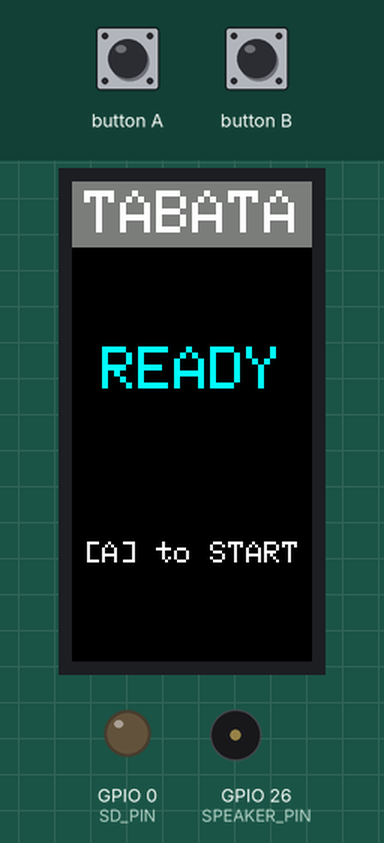
Simulated run of this sketch. Board: ESP32. On the bench: 80×160 colour display, output pins drawn as LEDs (lit = HIGH), buzzer (waves = sounding). The test bench sets the inputs (shaded band).

Above: at 1.3 s.
1.4 s: button A pressed for 0.15 s
At 2.1 s:
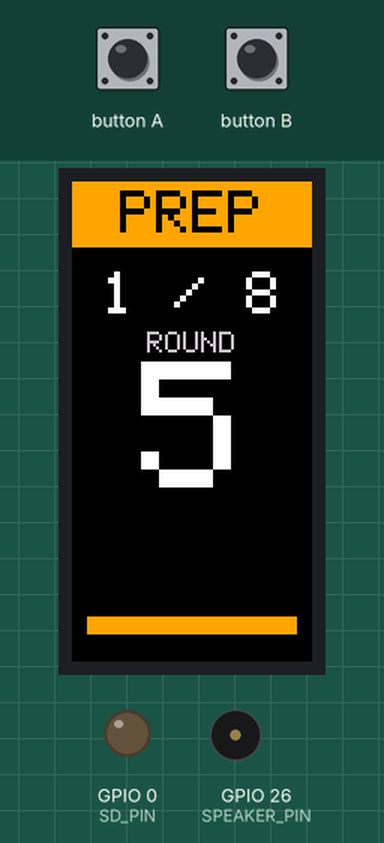
4.5 s: button A pressed for 1 s
At 6.0 s:
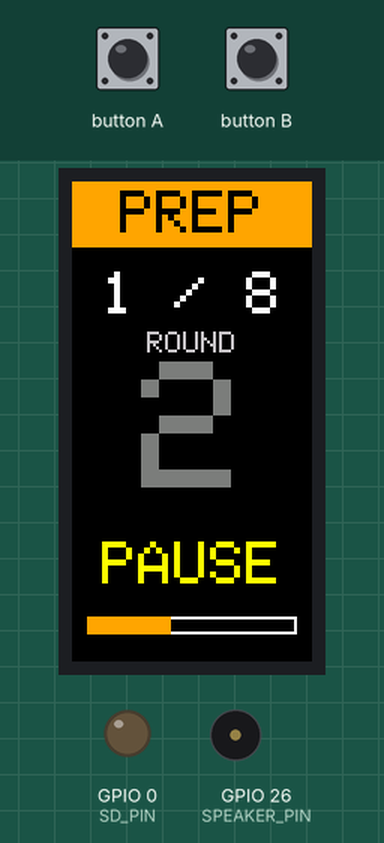
7.0 s: button A pressed for 0.15 s
At 9.9 s:
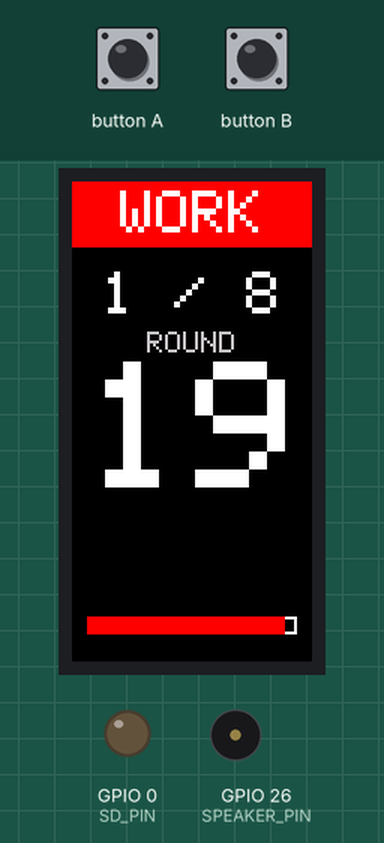
10.1 s: button A pressed for 3.2 s
At 11.4 s:
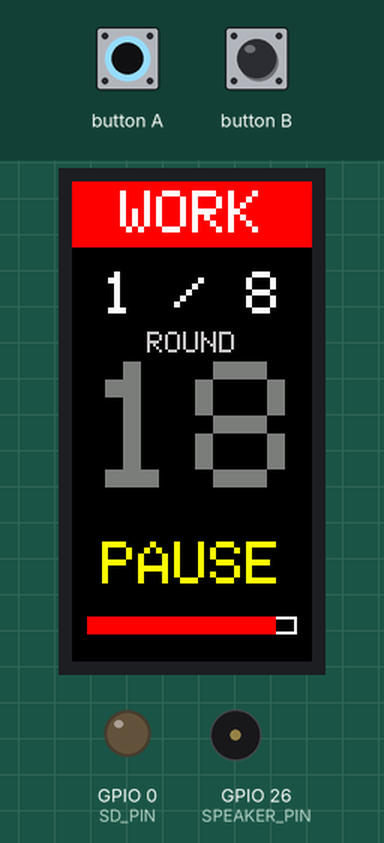
14.8 s: button B pressed for 0.15 s
At 16.1 s:
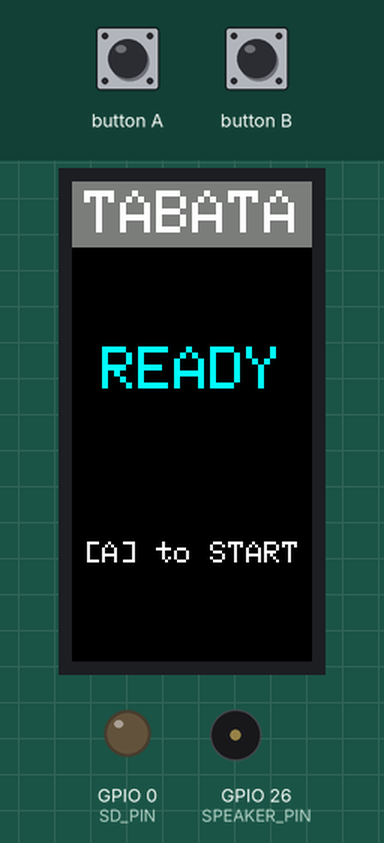
Timing chart, 0 to 17.4 s (numbered marks = the images above; inputs shaded):
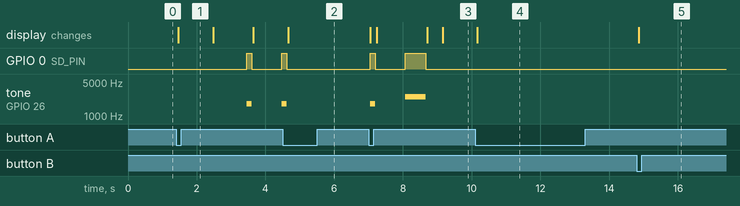

The sketch:

TabataTimer.ino
```cpp
#include <M5StickC.h>

// Pins for Speaker HAT
const int SPEAKER_PIN = 26;
const int SD_PIN = 0;

// Tabata settings
const int WORK_TIME = 20;
const int REST_TIME = 10;
const int PREP_TIME = 5;
const int ROUNDS = 8;

enum State { READY, PREP, WORK, REST, FINISHED };

State currentState = READY;
State lastState = FINISHED;
int lastTimerValue = -1;
int currentRound = 1;
int timerValue = 0;
unsigned long lastTick = 0;
bool paused = false;
unsigned long inactivityStart = 0;

// Audio Configuration
const uint8_t LEDC_CHANNEL = 0;
const uint8_t LEDC_RESOLUTION = 8;

// Sprite for Double Buffering
TFT_eSprite canvas = TFT_eSprite(&M5.Lcd);

void setup() {
  M5.begin();
  M5.Lcd.setRotation(0);

  canvas.createSprite(80, 160);
  canvas.setRotation(0);

  pinMode(SD_PIN, OUTPUT);
  digitalWrite(SD_PIN, LOW);

  ledcSetup(LEDC_CHANNEL, 2000, LEDC_RESOLUTION);
  ledcAttachPin(SPEAKER_PIN, LEDC_CHANNEL);

  M5.Lcd.fillScreen(BLACK);
}

void playTone(int freq, int duration) {
  if (freq > 0) {
    digitalWrite(SD_PIN, HIGH);
    ledcWriteTone(LEDC_CHANNEL, freq);
    delay(duration);
    ledcWriteTone(LEDC_CHANNEL, 0);
    digitalWrite(SD_PIN, LOW);
  } else {
    delay(duration);
  }
}

void beepShort() { playTone(1800, 150); }
void beepMid()   { playTone(1200, 300); }
void beepStart() { playTone(2500, 600); }

void playFanfare() {
  playTone(523, 150); // C5
  playTone(659, 150); // E5
  playTone(784, 150); // G5
  playTone(1046, 400); // C6
  delay(100);
  playTone(784, 150); // G5
  playTone(1046, 600); // C6
}

void drawUI() {
  canvas.fillSprite(BLACK);

  uint16_t headColor = DARKGREY;
  if (currentState == PREP) headColor = ORANGE;
  if (currentState == WORK) headColor = RED;
  if (currentState == REST) headColor = GREEN;
  if (currentState == FINISHED) headColor = BLUE;

  canvas.fillRect(0, 0, 80, 22, headColor);
  canvas.setTextColor(currentState == REST || (currentState == PREP && headColor == ORANGE) ? BLACK : WHITE);
  canvas.setTextSize(2);

  const char* title = "TABATA";
  if (currentState == PREP) title = "PREP";
  if (currentState == WORK) title = "WORK";
  if (currentState == REST) title = "REST";
  if (currentState == FINISHED) title = "DONE";
  canvas.drawCentreString(title, 40, 3, 1);

  if (currentState == READY) {
    canvas.setTextColor(CYAN);
    canvas.setTextSize(2);
    canvas.drawCentreString("READY", 40, 55, 1);
    canvas.setTextColor(WHITE);
    canvas.setTextSize(1);
    canvas.drawCentreString("[A] to START", 40, 120, 1);
  } else if (currentState == FINISHED) {
    canvas.setTextColor(YELLOW);
    canvas.setTextSize(2);
    canvas.drawCentreString("FINISH", 40, 50, 1);
    canvas.setTextColor(WHITE);
    canvas.setTextSize(1);
    canvas.drawCentreString("Good job!", 40, 80, 1);
    canvas.drawCentreString("[B] to RESET", 40, 120, 1);
  } else {
    // Round indicator - MADE LARGER AND MORE VISIBLE
    canvas.setTextColor(WHITE);
    canvas.setTextSize(2);
    char roundStr[16];
    sprintf(roundStr, "%d / %d", currentRound, ROUNDS);
    canvas.drawCentreString(roundStr, 40, 30, 1);
    canvas.setTextSize(1);
    canvas.setTextColor(LIGHTGREY);
    canvas.drawCentreString("ROUND", 40, 50, 1);

    // Progress Bar
    int total = (currentState == WORK) ? WORK_TIME : (currentState == PREP ? PREP_TIME : REST_TIME);
    int progressWidth = map(timerValue, 0, total, 0, 70);
    canvas.drawRect(5, 145, 70, 6, WHITE);
    uint16_t barColor = (currentState == WORK ? RED : (currentState == PREP ? ORANGE : GREEN));
    canvas.fillRect(5, 145, progressWidth, 6, barColor);

    // Large Timer
    uint16_t timerColor = (paused) ? DARKGREY : (timerValue <= 3 ? RED : WHITE);
    canvas.setTextColor(timerColor);
    canvas.setTextSize(6);
    int xPos = (timerValue >= 10) ? 5 : 23;
    canvas.setCursor(xPos, 60); // Moved up to 60 to avoid overlap
    canvas.print(timerValue);

    if (paused) {
      canvas.setTextColor(YELLOW);
      canvas.setTextSize(2);
      canvas.drawCentreString("PAUSE", 40, 120, 1);
    }
  }

  canvas.pushSprite(0, 0);
}

void loop() {
  M5.update();

  bool interaction = false;

  if (M5.BtnA.wasPressed()) {
    interaction = true;
    if (currentState == READY) {
      currentState = PREP;
      timerValue = PREP_TIME;
      lastTick = millis();
    } else if (currentState != FINISHED) {
      paused = !paused;
    }
  }

  if (M5.BtnB.wasPressed()) {
    interaction = true;
    currentState = READY;
    currentRound = 1;
    timerValue = 0;
    paused = false;
  }

  drawUI();

  // Auto Power-Off Logic
  if (currentState == READY || currentState == FINISHED) {
    if (inactivityStart == 0 || interaction) {
      inactivityStart = millis();
    }
    if (millis() - inactivityStart > 60000) { // 1 minute
      M5.Axp.PowerOff();
    }
  } else {
    inactivityStart = 0; // Reset when active
  }

  if (currentState != READY && currentState != FINISHED && !paused) {
    if (millis() - lastTick >= 1000) {
      lastTick = millis();
      timerValue--;

      if (timerValue >= 1 && timerValue <= 3) {
        beepShort();
      }

      if (timerValue == 0) {
        if (currentState == PREP) {
          currentState = WORK;
          timerValue = WORK_TIME;
          beepStart();
        } else if (currentState == WORK) {
          // CHECK IF LAST ROUND
          if (currentRound >= ROUNDS) {
            currentState = FINISHED;
            drawUI(); // Force draw before fanfare delays
            playFanfare();
          } else {
            currentState = REST;
            timerValue = REST_TIME;
            beepMid();
          }
        } else if (currentState == REST) {
          currentRound++;
          currentState = WORK;
          timerValue = WORK_TIME;
          beepStart();
        }
      }
    }
  }
  delay(10);
}
```

Measured:
- after the input at 1.4 s, GPIO 0 (SD_PIN): LOW → HIGH after 2.0 s, → LOW 0.15 s later, → HIGH 0.87 s later; tone on GPIO 26 (SPEAKER_PIN): silent → 1800 Hz after 2.0 s, → silent 0.15 s later, → 1800 Hz 0.87 s later; the display: changes after 0.06 s (image 1)
- after the input at 4.5 s, GPIO 0 (SD_PIN): goes on until 4.6 s, then stays LOW; tone on GPIO 26 (SPEAKER_PIN): goes on until 4.6 s, then stays silent; the display: changes after 0.17 s (image 2)
- after the input at 7.0 s, GPIO 0 (SD_PIN): LOW → HIGH at once, → LOW 0.15 s later, → HIGH 0.87 s later, → LOW 0.60 s later; tone on GPIO 26 (SPEAKER_PIN): silent → 1800 Hz at once, → silent 0.15 s later, → 2500 Hz 0.87 s later, → silent 0.60 s later; the display: first changes at once (image 3 shows a later state)
- after the input at 10.1 s, the display: changes after 0.07 s (image 4)
- after the input at 14.8 s, the display: changes after 0.07 s (image 5)
